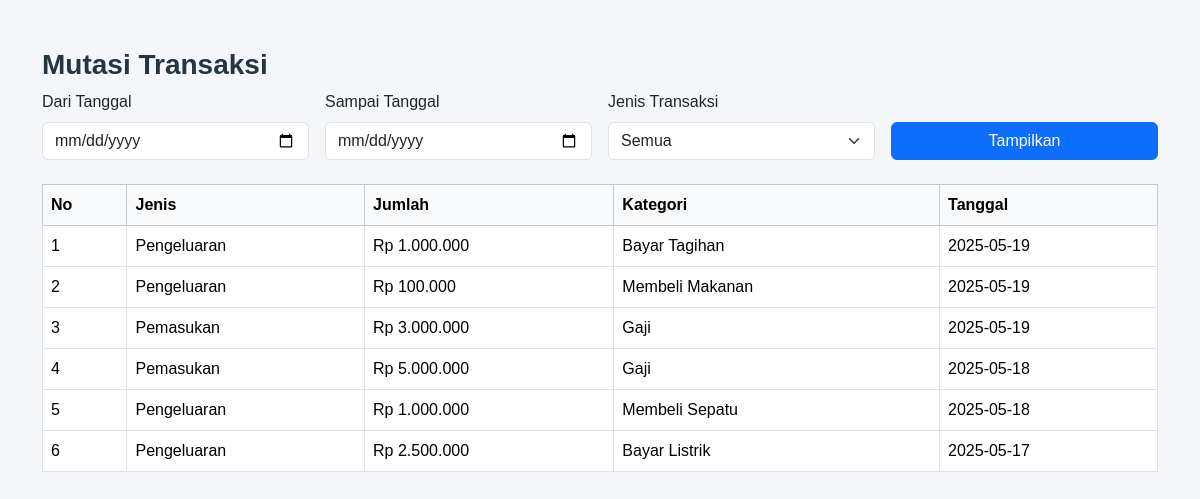
Screenshot of /klmpk4_catatan_keungan_pribadi/mutasi.php (signed in) with the database file from the repository.
### tables this page shows
CREATE TABLE `saldo` (
  `id` int NOT NULL,
  `tipe` enum('pemasukan','pengeluaran') DEFAULT NULL,
  `kategori` varchar(100) DEFAULT NULL,
  `jumlah` int DEFAULT NULL,
  `tanggal` date DEFAULT NULL
);

### klmpk4_catatan_keungan_pribadi/mutasi.php (the view, shortened to what this page needs)
<?php
$host = "localhost";
$user = "root";
$pass = "";
$db   = "auth_faril";
$conn = new mysqli($host, $user, $pass, $db);
$sql_riwayat = "SELECT * FROM saldo";
$sql_riwayat .= " ORDER BY tanggal DESC";
$result_riwayat = $conn->query($sql_riwayat);
?>
<!doctype html>
<html lang="en">
<head>
  <link href="https://cdn.jsdelivr.net/npm/bootstrap@5.3.5/dist/css/bootstrap.min.css" rel="stylesheet">
</head>
<body>
<div class="container mt-5">
  <h2 class="section-title">Mutasi Transaksi</h2>
  <form method="GET" class="row g-3 mb-4">
    <div class="col-md-3">
      <label class="form-label">Dari Tanggal</label>
      <input type="date" class="form-control" name="dari" value="<?= $_GET['dari'] ?? '' ?>">
    </div>
    <div class="col-md-3">
      <label class="form-label">Sampai Tanggal</label>
      <input type="date" class="form-control" name="sampai" value="<?= $_GET['sampai'] ?? '' ?>">
    </div>
    <div class="col-md-3">
      <label class="form-label">Jenis Transaksi</label>
      <select class="form-select" name="tipe">
        <option value="">Semua</option>
      </select>
    </div>
    <div class="col-md-3 d-flex align-items-end">
      <button type="submit" class="btn btn-primary w-100">Tampilkan</button>
    </div>
  </form>
  <div class="table-responsive">
    <table class="table table-bordered">
      <thead class="table-light">
        <tr>
          <th>No</th>
          <th>Jenis</th>
          <th>Jumlah</th>
          <th>Kategori</th>
          <th>Tanggal</th>
        </tr>
      </thead>
      <tbody>
        <?php
        if ($result_riwayat->num_rows > 0) {
            $no = 1;
            while ($row = $result_riwayat->fetch_assoc()) {
                $class = $row['tipe'] == 'pemasukan' ? 'pemasukan' : 'pengeluaran';
                echo "<tr class='{$class}'>";
                echo "<td>{$no}</td>";
                echo "<td>" . ucfirst($row['tipe']) . "</td>";
                echo "<td>Rp " . number_format($row['jumlah'], 0, ',', '.') . "</td>";
                echo "<td>{$row['kategori']}</td>";
                echo "<td>{$row['tanggal']}</td>";
                echo "</tr>";
                $no++;
            }
        } else {
            echo "<tr><td colspan='5' class='text-center'>Tidak ada transaksi</td></tr>";
        }
        ?>
      </tbody>
    </table>
  </div>
</div>
</body>
</html>

### klmpk4_catatan_keungan_pribadi/mutasi.php (style rules this page uses)
body { background-color: #f4f6fa; font-family: 'Poppins', sans-serif; }
.table { background-color: white; border-radius: 10px; }
.pemasukan { background-color: #cdf7dd; }
.pengeluaran { background-color: #eab6b6; }
.section-title { font-weight: 700; font-size: 28px; color: rgb(37, 54, 65); }

### rows the page displays
saldo: tipe "Pengeluaran", jumlah "1.000.000", kategori "Bayar Tagihan", tanggal "2025-05-19"
saldo: tipe "Pengeluaran", jumlah "100.000", kategori "Membeli Makanan", tanggal "2025-05-19"
saldo: tipe "Pemasukan", jumlah "3.000.000", kategori "Gaji", tanggal "2025-05-19"
saldo: tipe "Pemasukan", jumlah "5.000.000", kategori "Gaji", tanggal "2025-05-18"
saldo: tipe "Pengeluaran", jumlah "1.000.000", kategori "Membeli Sepatu", tanggal "2025-05-18"
saldo: tipe "Pengeluaran", jumlah "2.500.000", kategori "Bayar Listrik", tanggal "2025-05-17"
